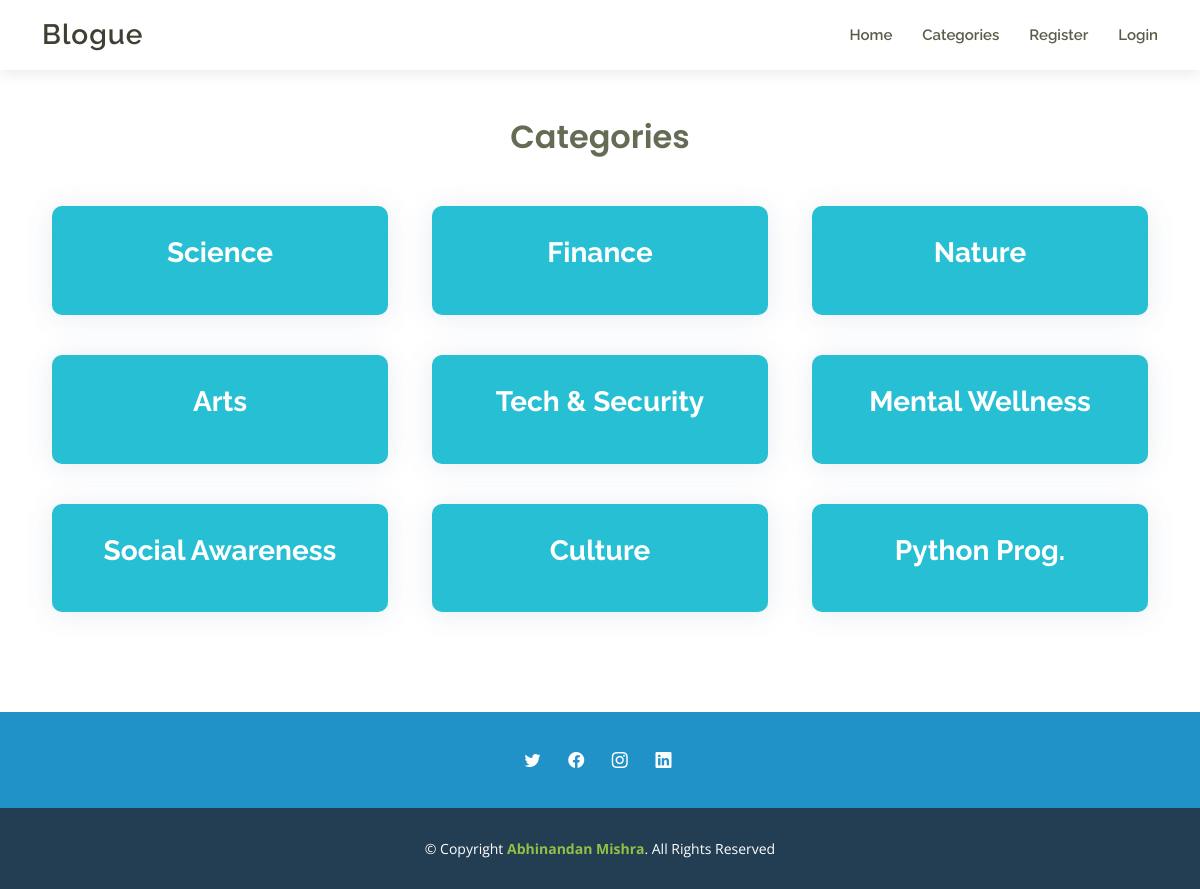
The page /category-list/ on the database its author committed.
### newblog/models.py (models this page shows, shortened)
class img_categories(models.Model):
    name = models.CharField(max_length=120)
    def __str__(self):
        return self.name

### newblog/views.py (the view)
# urls.py: path('category-list/', Img_categoryListView, name='img_category-list'),
def Img_categoryListView(request, *args, **kwargs):
    cat_list = img_categories.objects.all()
    return render(request, 'img-categories_list.html', {'cat_list': cat_list})

### templates/img-categories_list.html (shortened to what this page needs)
{% extends 'base.html' %}
{% load static %}
{% block content%}
  <main id="main">
    <section id="services" class="services ">
      <div class="container">
        <div class="section-title pt-5 aos-init aos-animate" data-aos="fade-up">
          <h2>Categories</h2>
        </div>
        <div class="row">
          {% for item in cat_list %}
          <div class="col-md-4">
            <div class="icon-box aos-init aos-animate" data-aos="fade-up">
              <h2 class="title text-align-center "><a href="{% url 'img_category' item %}">{{ item }}</a></h2>
            </div>
          </div>
          {% endfor %}
        </div>
      </div>
    </section>
  </main>
{% endblock content%}

### static_in_env/assets/css/style.css (style rules this page uses)
body { font-family: "Open Sans", sans-serif; color: #444444; }
a { color: #94c045; text-decoration: none; }
h1, h2, h3, h4, h5, h6 { font-family: "Raleway", sans-serif; }
#main { margin-top: 70px; z-index: 3; position: relative; }
section { padding-bottom: 60px; overflow: hidden; }
.section-title { text-align: center; padding-bottom: 30px; }
.section-title h2 { font-size: 32px; font-weight: 600; margin-bottom: 20px; padding-bottom: 0; font-family: "Poppins", sans-serif; color: #646c55; }
.services .icon-box { padding: 30px; position: relative; overflow: hidden; border-radius: 10px; margin: 0 10px 40px 10px; background: rgb(38, 191, 211); box-shadow: 0 2px 29px 0 rgba(68, 88, 144, 0.12); transition: all 0.3s ease-in-out; }
.services .title { text-align: center; font-weight: 700; margin-bottom: 15px; font-size: 28px; }
.services .title a { color: #ffffff; }

### rows shown on the page
img_categories: name "Science"
img_categories: name "Finance"
img_categories: name "Nature"
img_categories: name "Arts"
img_categories: name "Tech & Security"
img_categories: name "Mental Wellness"
img_categories: name "Social Awareness"
img_categories: name "Culture"
img_categories: name "Python Prog."
